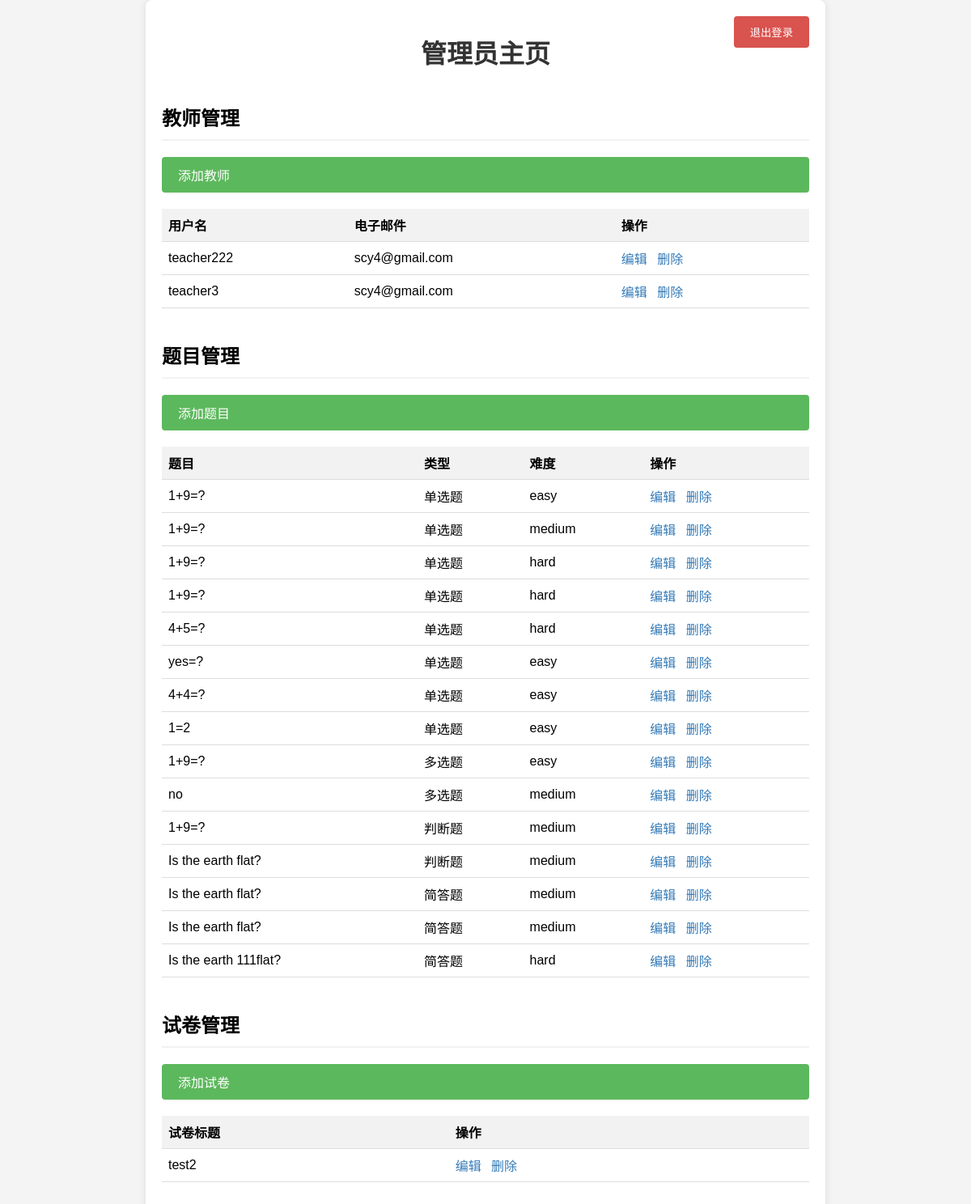
The app's page /api/admin/ (signed in), older data.
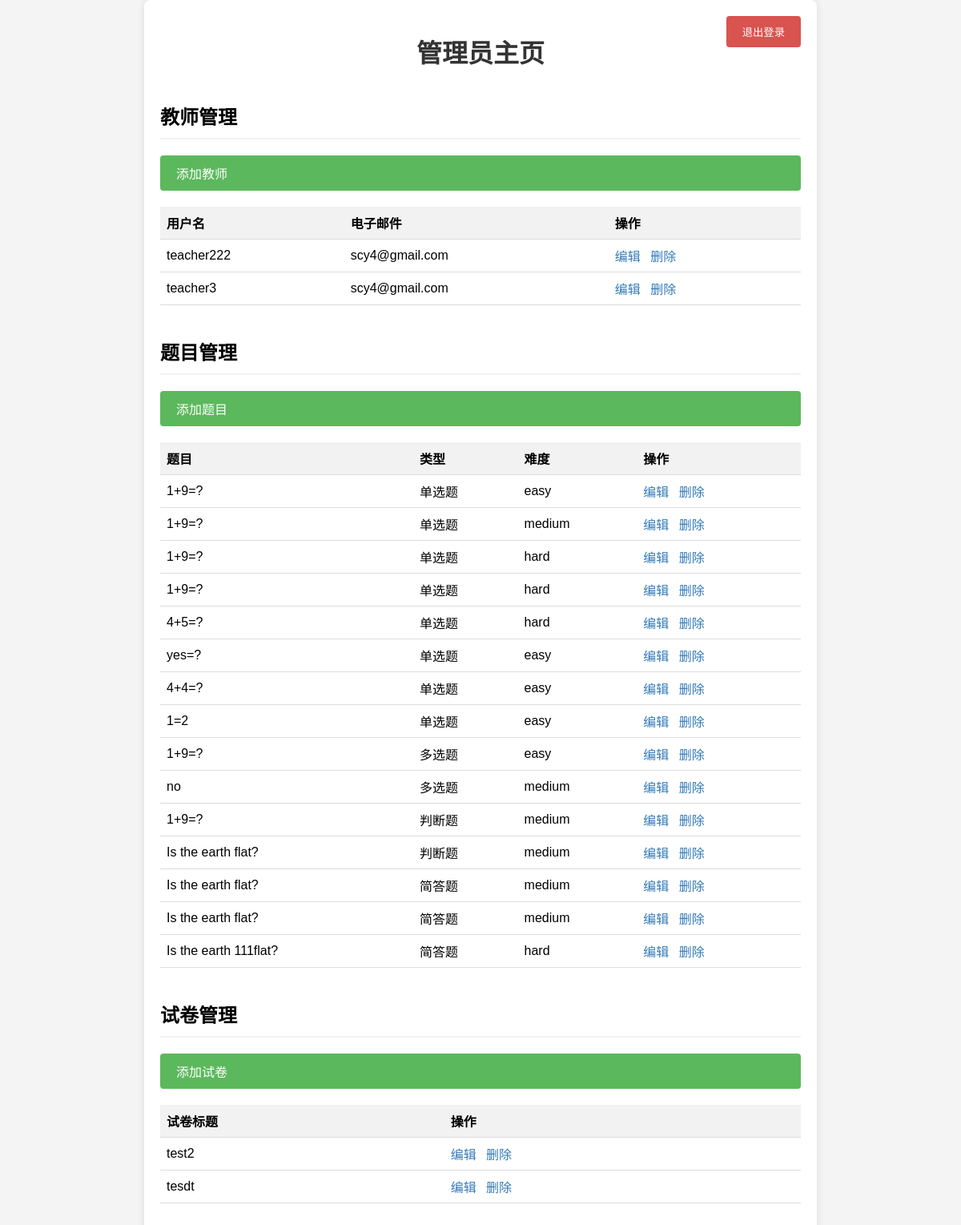
The same page, newer data.
### exam_app/models.py (models this page shows, shortened)
class SingleChoiceQuestion(models.Model):
    question_text = models.CharField(max_length=200)
    choice1 = models.CharField(max_length=200)
    choice2 = models.CharField(max_length=200)
    choice3 = models.CharField(max_length=200)
    choice4 = models.CharField(max_length=200)
    correct_choice = models.IntegerField()  # Store index of the correct choice (0-3)
    difficulty = models.CharField(max_length=10, choices=(('easy', 'Easy'), ('medium', 'Medium'), ('hard', 'Hard')))
    created_by = models.ForeignKey(User, on_delete=models.CASCADE)

class MultipleChoiceQuestion(models.Model):
    question_text = models.CharField(max_length=200)
    choice1 = models.CharField(max_length=200)
    choice2 = models.CharField(max_length=200)
    choice3 = models.CharField(max_length=200)
    choice4 = models.CharField(max_length=200)
    correct_choices = models.JSONField()  # Store a list of correct choices
    difficulty = models.CharField(max_length=10, choices=(('easy', 'Easy'), ('medium', 'Medium'), ('hard', 'Hard')))
    created_by = models.ForeignKey(User, on_delete=models.CASCADE)

class TrueFalseQuestion(models.Model):
    question_text = models.CharField(max_length=200)
    correct_answer = models.BooleanField()
    difficulty = models.CharField(max_length=10, choices=(('easy', 'Easy'), ('medium', 'Medium'), ('hard', 'Hard')))
    created_by = models.ForeignKey(User, on_delete=models.CASCADE)

class ShortAnswerQuestion(models.Model):
    question_text = models.CharField(max_length=200)
    answer = models.TextField()
    difficulty = models.CharField(max_length=10, choices=(('easy', 'Easy'), ('medium', 'Medium'), ('hard', 'Hard')))
    created_by = models.ForeignKey(User, on_delete=models.CASCADE)

class Exam(models.Model):
    title = models.CharField(max_length=255)
    single_choice_questions = models.ManyToManyField(SingleChoiceQuestion, blank=True)
    multiple_choice_questions = models.ManyToManyField(MultipleChoiceQuestion, blank=True)
    true_false_questions = models.ManyToManyField(TrueFalseQuestion, blank=True)
    short_answer_questions = models.ManyToManyField(ShortAnswerQuestion, blank=True)

### exam_app/views_admin.py (the view)
# urls.py: path('admin/', admin_home, name='admin_home'),
@login_required
def admin_home(request):
    if not request.user.is_staff:
        return redirect('home')
    teachers = User.objects.filter(groups__name='Teachers')
    students = User.objects.filter(groups__name='Students')
    exams = Exam.objects.all()
    single_choice_questions = SingleChoiceQuestion.objects.all()
    multiple_choice_questions = MultipleChoiceQuestion.objects.all()
    true_false_questions = TrueFalseQuestion.objects.all()
    short_answer_questions = ShortAnswerQuestion.objects.all()
    context = {
        'teachers': teachers,
        'students': students,
        'exams': exams,
        'single_choice_questions': single_choice_questions,
        'multiple_choice_questions': multiple_choice_questions,
        'true_false_questions': true_false_questions,
        'short_answer_questions': short_answer_questions
    }
    return render(request, 'admin_home.html', context)

### templates/admin_home.html (shortened to what the changed rows need)
<!DOCTYPE html>
<html lang="zh-CN">
<head>
</head>
<body>
    <div class="container">
        <h1>管理员主页</h1>
        <h2>教师管理</h2>
        <table>
            <thead>
                <tr>
                    <th>用户名</th>
                    <th>电子邮件</th>
                    <th>操作</th>
                </tr>
            </thead>
            <tbody>
                {% for teacher in teachers %}
                <tr>
                    <td>{{ teacher.username }}</td>
                    <td>{{ teacher.email }}</td>
                    <td>
                        <a href="{% url 'edit_teacher' teacher.id %}" class="edit-link">编辑</a>
                        <a href="{% url 'delete_teacher' teacher.id %}" class="delete-link">删除</a>
                    </td>
                </tr>
                {% endfor %}
            </tbody>
        </table>
        <h2>题目管理</h2>
        <table>
            <thead>
                <tr>
                    <th>题目</th>
                    <th>类型</th>
                    <th>难度</th>
                    <th>操作</th>
                </tr>
            </thead>
            <tbody>
                {% for question in single_choice_questions %}
                <tr>
                    <td>{{ question.question_text }}</td>
                    <td>单选题</td>
                    <td>{{ question.difficulty }}</td>
                    <td>
                        <a href="{% url 'edit_question' question.id 'single_choice' %}" class="edit-link">编辑</a>
                        <a href="{% url 'delete_question' question.id 'single_choice' %}" class="delete-link">删除</a>
                    </td>
                </tr>
                {% endfor %}
                {% for question in multiple_choice_questions %}
                <tr>
                    <td>{{ question.question_text }}</td>
                    <td>多选题</td>
                    <td>{{ question.difficulty }}</td>
                    <td>
                        <a href="{% url 'edit_question' question.id 'multiple_choice' %}" class="edit-link">编辑</a>
                        <a href="{% url 'delete_question' question.id 'multiple_choice' %}" class="delete-link">删除</a>
                    </td>
                </tr>
                {% endfor %}
                {% for question in true_false_questions %}
                <tr>
                    <td>{{ question.question_text }}</td>
                    <td>判断题</td>
                    <td>{{ question.difficulty }}</td>
                    <td>
                        <a href="{% url 'edit_question' question.id 'true_false' %}" class="edit-link">编辑</a>
                        <a href="{% url 'delete_question' question.id 'true_false' %}" class="delete-link">删除</a>
                    </td>
                </tr>
                {% endfor %}
                {% for question in short_answer_questions %}
                <tr>
                    <td>{{ question.question_text }}</td>
                    <td>简答题</td>
                    <td>{{ question.difficulty }}</td>
                    <td>
                        <a href="{% url 'edit_question' question.id 'short_answer' %}" class="edit-link">编辑</a>
                        <a href="{% url 'delete_question' question.id 'short_answer' %}" class="delete-link">删除</a>
                    </td>
                </tr>
                {% endfor %}
            </tbody>
        </table>
        <h2>试卷管理</h2>
        <table>
            <thead>
                <tr>
                    <th>试卷标题</th>
                    <th>操作</th>
                </tr>
            </thead>
            <tbody>
                {% for exam in exams %}
                <tr>
                    <td>{{ exam.title }}</td>
                    <td>
                        <a href="{% url 'edit_exam' exam.id %}" class="edit-link">编辑</a>
                        <a href="{% url 'delete_exam' exam.id %}" class="delete-link">删除</a>
                    </td>
                </tr>
                {% endfor %}
            </tbody>
        </table>
    </div>
</body>
</html>

Row changes from the older to the newer data that the page shows:
added Exam: title "tesdt"
